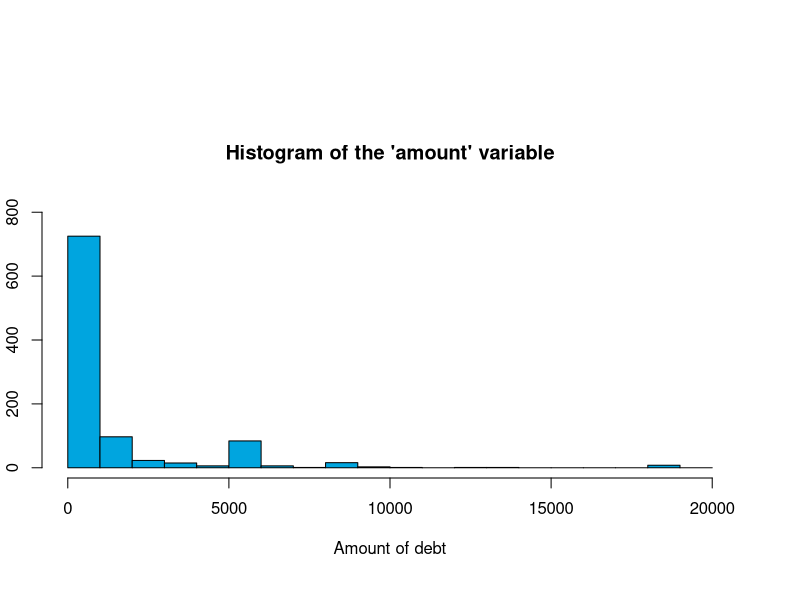
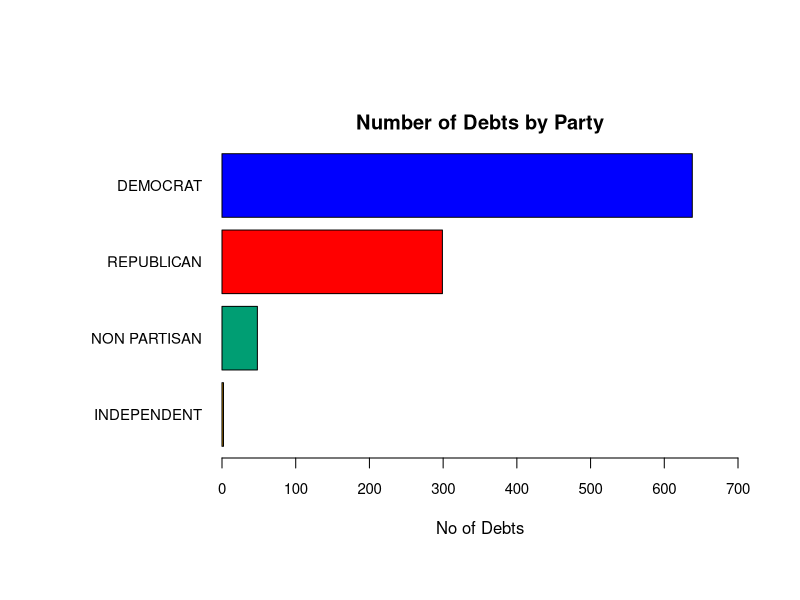
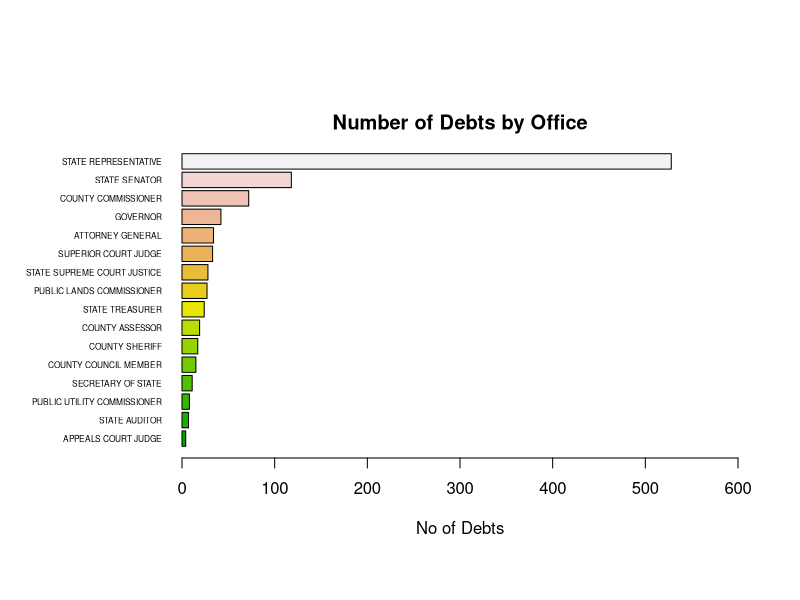
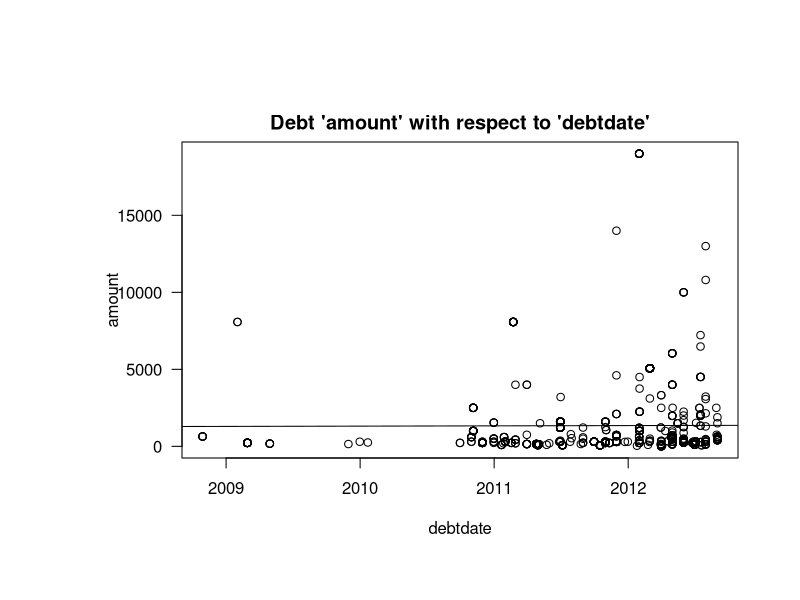
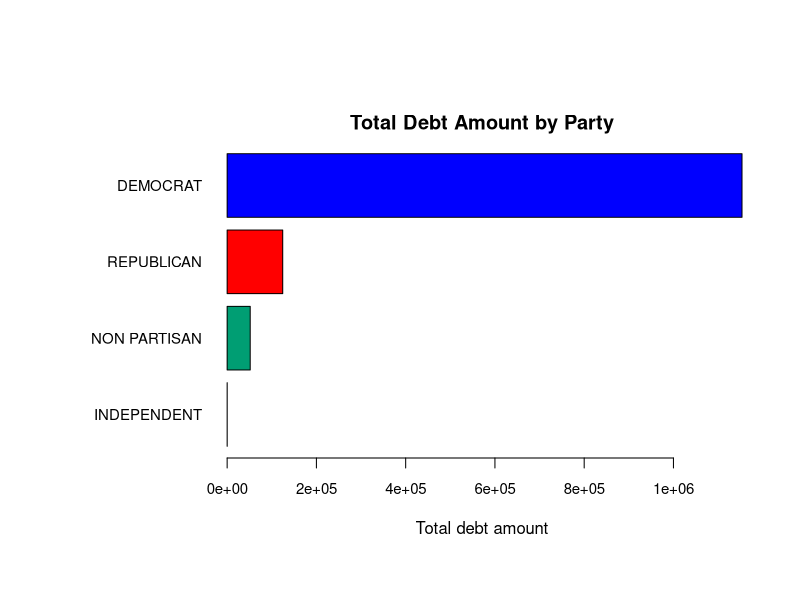
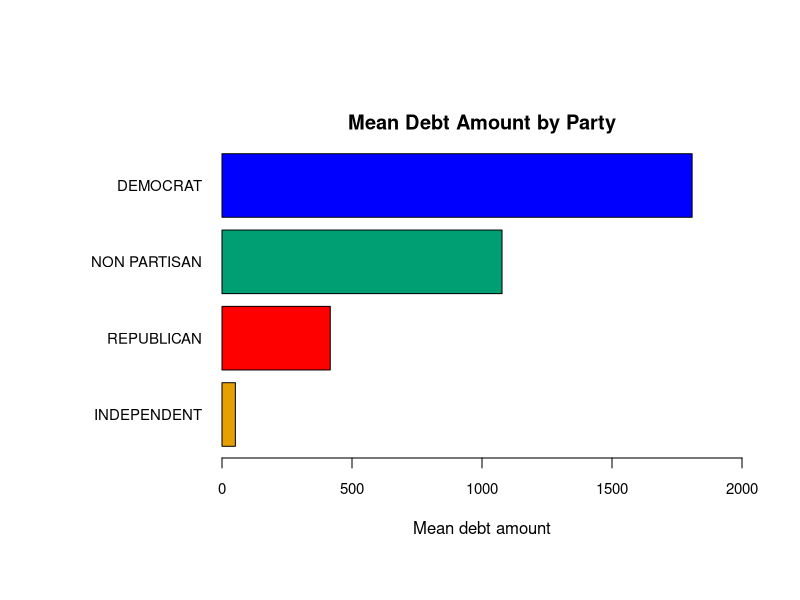
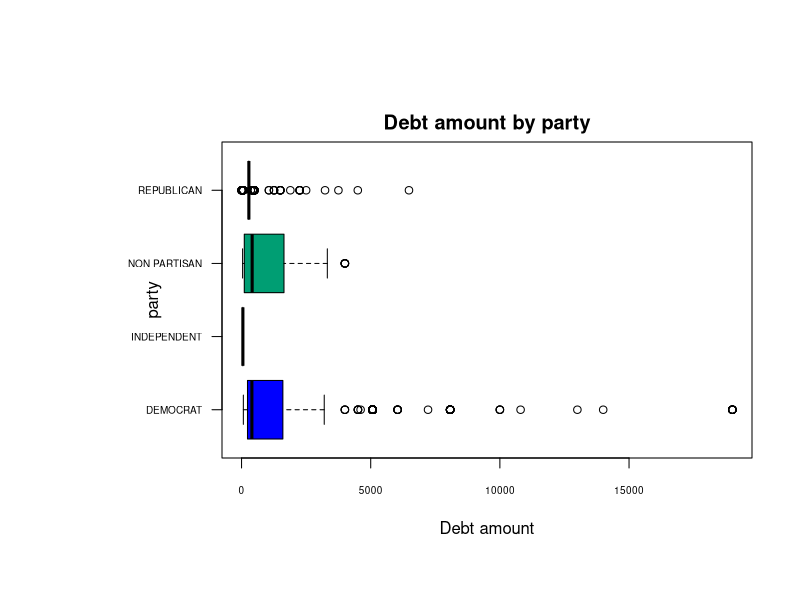
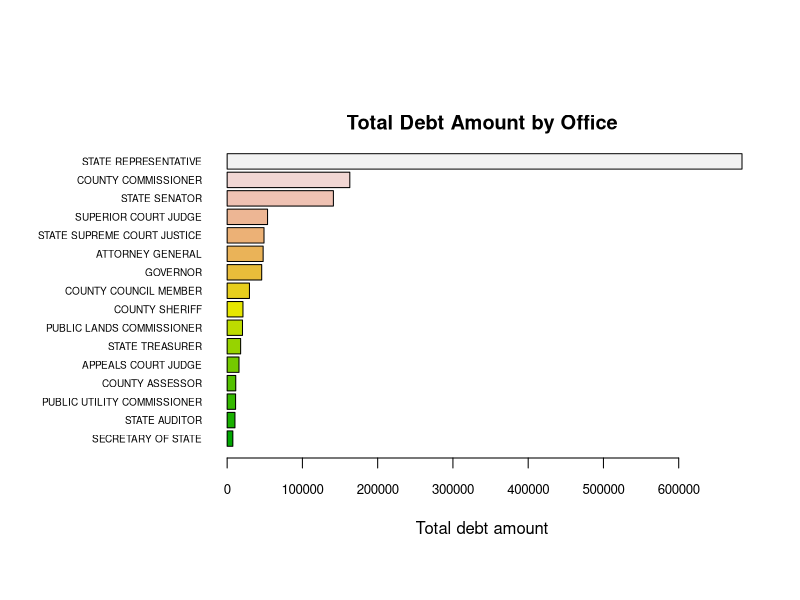

Here is the R script that generated these plots, in order:
## ---- chunk 1
knitr::opts_chunk$set(echo = TRUE)
## ---- chunk 2
library(car)
library(ggplot2)
par(oma= c(2,1,5,2) + 0.1) #Sets outside margins : b, l, t, r 
par(mar = c(4,1,5,1)) #Sets plot margins
cdebt_original = data.frame(read.csv("CandidateDebt.csv"))
str(cdebt_original)
## ---- chunk 3
length(cdebt_original$reportnumber) - length(unique(cdebt_original$reportnumber))

comb_fmlnames <- length(sort(unique(paste(cdebt_original$lastname, 
                                          cdebt_original$firstname, 
                                          cdebt_original$middleinitial))))
#shared lastname: FARRELL, JOHNSON, LADENBURG, MORRIS, THOMAS
length(unique(cdebt_original$filername)) - comb_fmlnames 

length(unique(cdebt_original$reportnumber)) / length(unique(cdebt_original$filerid))

length(unique(cdebt_original$filerid)) - length(unique(cdebt_original$filername))
## ---- chunk 4
colNames <- c("reportnumber", "origin", "filerid", "filertype", "filername", "firstname", "middleinitial",
              "lastname", "office", "office2", "legislativedistrict", "position", "party",
              "jurisdiction", "jurisdictioncounty", "jurisdictiontype", "electionyear", 
              "amount", "recordtype", "fromdate", "thrudate", "debtdate", "code",
              "description", "vendorname", "vendoraddress", "vendorcity", "vendorstate")
cdebt_revised_interim <- read.csv("CandidateDebt.csv", col.names = colNames, stringsAsFactors = T,
                         na.strings = c(NA,"NA","#N/A" ,"", " "))
str(cdebt_revised_interim)
## ---- chunk 5
cdebt_revised = subset(cdebt_revised_interim,  !is.na(amount))
#cdebt_revised = subset(cdebt_revised_interim,  !is.na(amount) & jurisdiction != "LEG DISTRICT 01 - SENATE")
#str(cdebt_revised)
length(cdebt_original$amount) - length(cdebt_revised$amount)
## ---- chunk 6
paste(c(round(1 - length(na.omit(cdebt_revised$legislativedistrict)) / length(cdebt_revised$legislativedistrict), 3), "(legislativedistrict)"), collapse = " ")
paste(c(round(1 - length(na.omit(cdebt_revised$position)) / length(cdebt_revised$position), 3), "(position)"), collapse = " ")
paste(c(round(1 - length(na.omit(cdebt_revised$jurisdictioncounty)) / length(cdebt_revised$jurisdictioncounty), 3), "(jurisdictioncounty)"), collapse = " ")
paste(c(round(1 - length(na.omit(cdebt_revised$code)) / length(cdebt_revised$code), 3), "(code)"), collapse = " ")
paste(c(round(1 - length(na.omit(cdebt_revised$description)) / length(cdebt_revised$description), 3), "(description)"), collapse = " ")
paste(c(round(1 - length(na.omit(cdebt_revised$vendoraddress)) / length(cdebt_revised$vendoraddress), 3), "(vendoraddress)"), collapse = " ")
paste(c(round(1 - length(na.omit(cdebt_revised$vendorcity)) / length(cdebt_revised$vendorcity), 3), "(vendorcity)"), collapse = " ")
paste(c(round(1 - length(na.omit(cdebt_revised$vendorstate)) / length(cdebt_revised$vendorstate), 3), "(vendorstate)"), collapse = " ")
## ---- chunk 7
#summary(cdebt_revised$debtdate)
formattedFromdate <- as.Date(as.character(cdebt_revised$fromdate), format = "%m/%d/%y")
formattedThrudate <- as.Date(as.character(cdebt_revised$thrudate), format = "%m/%d/%y")
formattedDebtdate <- as.Date(as.character(cdebt_revised$debtdate), format = "%m/%d/%y")
summary(formattedDebtdate)
## ---- chunk 8
summary(cdebt_revised$origin)
summary(cdebt_revised$filertype)
summary(cdebt_revised$recordtype)
summary(cdebt_revised$electionyear)
## ---- chunk 9
amount = cdebt_revised$amount
summary(amount)
hist(cdebt_revised$amount, breaks = seq(0, 20000, by = 1000), main = "Histogram of the 'amount' variable",  border="black", col="#00A5DF", xlab = "Amount of debt" ,ylab="Number of debts", ylim = c(0, 800))
## ---- chunk 10
party <- table(cdebt_revised$party)
round(summary(cdebt_revised$party) / length(cdebt_revised$party), 3)
par(las=1, mar=c(5,10,2,1)) #Sets outside margins : b, l, t, r 
colorPalette <- c("#E69F00", "#009E73", "#FF0000", "#0000FF") # I , N , R , D
barplot(party[order(party)], horiz = TRUE , las = 1, main ="Number of Debts by Party" , xlab="No of Debts" ,cex.axis = .9 ,cex.names= 0.9 , col = colorPalette , xlim = c(0, 700))
## ---- chunk 11
round(summary(cdebt_revised$office) / length(cdebt_revised$office), 3)
office <- table(cdebt_revised$office)
par(las=1, mar=c(5,8,2, 1)) #Sets plot margins : b, l, t, r 
barplot(office[order(office)], horiz = TRUE , las = 1, main ="Number of Debts by Office", xlab="No of Debts" ,cex.names=0.5 , col = terrain.colors(16),xlim = c(0, 600)) 
## ---- chunk 12
count_Seattle = subset(cdebt_revised, vendorcity == "SEATTLE")
count_cities = subset(cdebt_revised, !is.na(vendorcity))
round(length(count_Seattle$vendorcity) / length(count_cities$vendorcity),3)
#vendorcity <- table(cdebt_revised$vendorcity)
#par(las=1, mar=c(2.5,8,2, 0.8)) #Sets plot margins : b, l, t, r 
#barplot(vendorcity[order(vendorcity)], horiz = TRUE , las = 1, main ="Number of debts by vendorcity", xlab="Number of debts" ,cex.names=0.5 , col = heat.colors(29) , xlim = c(0, 500)) 
## ---- chunk 13
count_shirts = subset(cdebt_revised, description == "RE-ORDER TEE SHIRTS")
count_descriptions = subset(cdebt_revised, !is.na(description))
round(length(count_shirts$description) / length(count_descriptions$description),3)
#description <- table(cdebt_revised$description)
#summary(description)
#par(las=1, mar=c(2.5,8,2, 0.7)) #Sets plot margins : b, l, t, r 
#barplot(description[order(description)], horiz = TRUE , las = 1, main ="Number of debts by description", xlab="Number of debts" ,cex.names=0.3 , col = terrain.colors(16) , xlim = c(0, 300) , width = 10) 
## ---- chunk 14
#plot(cdebt_revised$reportnumber, amount)
#abline(lm(amount ~ cdebt_revised$reportnumber))
plot(formattedDebtdate, amount, main = "Debt 'amount' with respect to 'debtdate'", xlab = "debtdate")
abline(lm(amount ~ formattedDebtdate))
## ---- chunk 15
amount_sum_party = tapply(cdebt_revised$amount, cdebt_revised$party, FUN=sum )
(amount_sumK_party = amount_sum_party)
## ---- chunk 16
par(las=1, mar=c(5,10,2,0.8))
colorTAPalette <- c( "#E69F00", "#009E73","#FF0000","#0000FF") # N , I , D , R
barplot(amount_sumK_party[order(amount_sumK_party)], horiz = TRUE , las = 1, main ="Total Debt Amount by Party" , xlab="Total debt amount" ,cex.axis = .9 ,cex.names= 0.9 , col = colorTAPalette)
## ---- chunk 17
par(las=1, mar=c(5,10,2,0.8)) #Sets outside margins : b, l, t, r 
colorMAPalette <- c( "#E69F00", "#FF0000","#009E73","#0000FF") # I , N , R , D
amount_means_party = by(cdebt_revised$amount, cdebt_revised$party,  mean)
amount_means_party[order(amount_means_party, decreasing = TRUE)]
barplot(amount_means_party[order(amount_means_party)], horiz = TRUE , las = 1, main ="Mean Debt Amount by Party" , xlab="Mean debt amount" ,cex.axis = .9 ,cex.names= 0.9 , col = colorMAPalette, xlim = c(0, 2000)) 
## ---- chunk 18
by(cdebt_revised$amount, cdebt_revised$party, median)
par(las=1, mar=c(5,10,2,0.3)) #Sets outside margins : b, l, t, r 
colorBAPalette <- c("#0000FF", "#E69F00", "#009E73", "#FF0000" ) # D , R , N , I <==> D , N , I , R
boxplot(cdebt_revised$amount ~ party, cex.axis = .6, horizontal = TRUE ,data = cdebt_revised,
main = "Debt amount by party", col = colorBAPalette, xlab = "Debt amount")

#amount_office_party_filer <- aggregate(x = cdebt_revised$amount, by = cdebt_revised[c("office", "party","filername")], FUN = mean, na.rm=TRUE)
#amount_office_party_filer

# (candidate_party_office_amount) vs party
#boxplot(x ~ party, data = amount_office_party_filer, cex.axis = .6, log='x', horizontal = TRUE ,
#main = "Total Candidate Debt Amount grouped by office&party \n vs Party" , las=2 , col = colorBAPalette)

#ggplot(cdebt_revised, aes(x=cdebt_revised$party, y=cdebt_revised$was_office)) + geom_boxplot(outlier.colour="red")
## ---- chunk 19
amount_sum_office = tapply(cdebt_revised$amount, cdebt_revised$office, FUN=sum)
options(scipen=5)
(amount_sumK_office = amount_sum_office)
par(las=1, mar=c(5,10,2,0.8)) #Sets outside margins : b, l, t, r 
barplot(amount_sumK_office[order(amount_sumK_office)], horiz = TRUE , las = 1, main ="Total Debt Amount by Office" , xlab="Total debt amount" ,cex.axis = .8 ,cex.names= 0.6 , col = terrain.colors(16) , )
## ---- chunk 20
par(las=1, mar=c(5,10,6,0.8)) #Sets outside margins : b, l, t, r 
amount_means_office = by(cdebt_revised$amount, cdebt_revised$office,  mean, na.rm = TRUE)
amount_means_office[order(amount_means_office, decreasing = TRUE)]
barplot(amount_means_office[order(amount_means_office)], horiz = TRUE , las = 1, main ="Mean Debt Amount by Office" , xlab="Mean debt amount" ,cex.axis = .9 ,cex.names= 0.5 , col = terrain.colors(16), xlim = c(0, 4000)) 
## ---- chunk 21
amount_medians_office = by(cdebt_revised$amount, cdebt_revised$office, median, na.rm = TRUE)
amount_medians_office[order(amount_medians_office, decreasing = TRUE)]
par(las=1, mar=c(3,10,2,0.3)) #Sets outside margins : b, l, t, r 
boxplot(cdebt_revised$amount ~ office, data = cdebt_revised, cex.axis = .6, horizontal = TRUE ,
main = "Debt Amount by Office" , las=2 , col = "#DDA266")

# (candidate_party_office_amount) vs office
#boxplot(x ~ office, data = amount_office_party_filer, cex.axis = .6, log='x', horizontal = TRUE ,
#main = "Total Candidate Debt Amount grouped by office&party vs Office" , las=2 , col = "#009E73")

# Divya to jason/steve : understand the aggregations but cant understand the boxplot comparisions
# Please write up ur observations, I might understand once i read thru

#ggplot(cdebt_revised, aes(x=cdebt_revised$amount, y=cdebt_revised$was_office)) + geom_boxplot(outlier.colour="red")

## ---- chunk 22
par(las=1, mar=c(5,10,6,0.8)) #Sets outside margins : b, l, t, r 
amount_means_description = by(cdebt_revised$amount, cdebt_revised$description,  mean, na.rm = TRUE)
sortedMeans = amount_means_description[order(amount_means_description, decreasing = TRUE)]
sortedMeans[1:10]
barplot(sortedMeans[1:10][order(sortedMeans[1:10])], horiz = TRUE , las = 1, main ="Mean Debt by Description" , xlab="Mean debt amount" ,cex.axis = .9 ,cex.names= 0.5 , col = terrain.colors(16)) 
## ---- chunk 23

#Sets outside margins : b, l, t, r 
par(las=1, mar=c(3,10,2,0.3))

amount_office_party <- aggregate(x = cdebt_revised$amount, by = cdebt_revised[c("office", "party")], FUN = mean, na.rm=TRUE)
amount_office_party

ggplot(data=amount_office_party, aes(x=party, y=x, fill=office)) +
    geom_bar(stat="identity", position=position_dodge())

# Divya to jason/steve This is filer aggregations , Dont get this one as well
#ggplot(data=amount_office_party_filer, aes(x=party, y=x, fill=office)) +
#    geom_bar(stat="identity", position=position_dodge())


